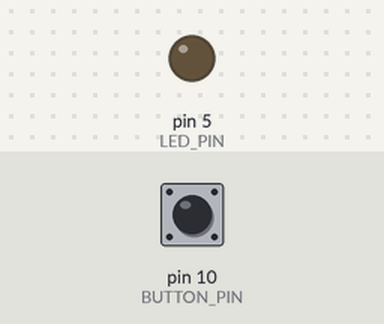
Recording of a sketch running on a simulated Arduino Uno, built with avr-gcc and run on an emulated ATmega328P. Shown: output pins drawn as LEDs (lit = HIGH). Inputs (shaded band) come from the test bench; at power-on: pin 10 (BUTTON_PIN) HIGH.

Above: at 1.2 s.
1.3 s: pin 10 (BUTTON_PIN) pulled LOW for 0.15 s
At 1.37 s:
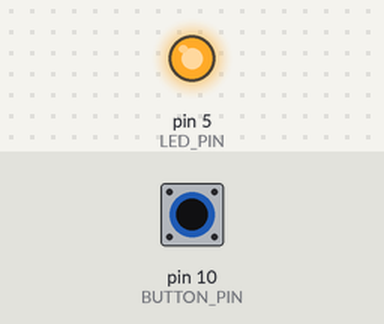
2.9 s: pin 10 (BUTTON_PIN) pulled LOW for 3.2 s
At 6.9 s:
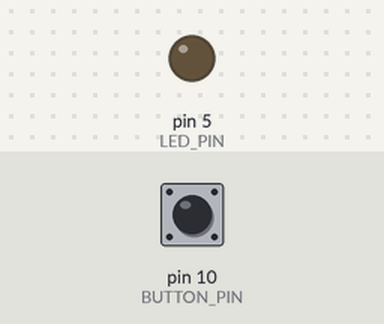
Timing chart, 0 to 8.4 s (numbered marks = the images above; inputs shaded):
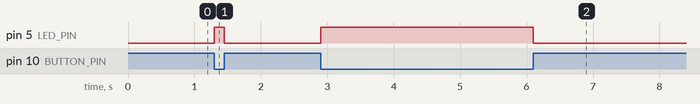

The sketch:

Hold-to-light.ino
```cpp
#define LED_PIN    5
#define BUTTON_PIN 10

void setup() {
  pinMode(LED_PIN, OUTPUT);
  pinMode(BUTTON_PIN, INPUT_PULLUP);  // Button reads HIGH normally, LOW when pressed
}

void loop() {
  if (digitalRead(BUTTON_PIN) == LOW) {   // Button pressed
    digitalWrite(LED_PIN, HIGH);
  } else {
    digitalWrite(LED_PIN, LOW);
  }
}
```

Measured:
- after the input at 1.3 s, pin 5 (LED_PIN): LOW → HIGH at once, → LOW 0.15 s later
- after the input at 2.9 s, pin 5 (LED_PIN): LOW → HIGH at once, → LOW 3.2 s later
